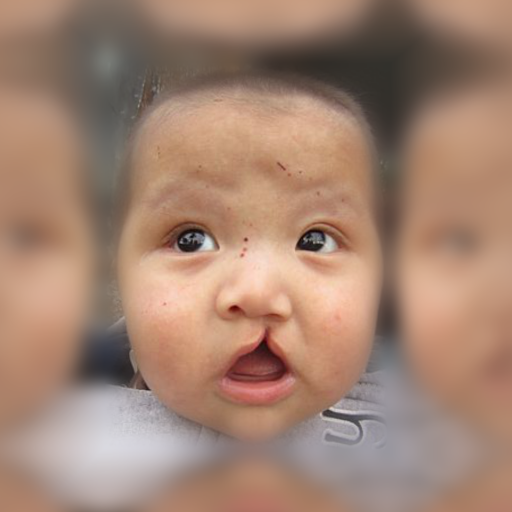
#> input picture examples/1.png, 1024 x 1024 px, found by its file name (shown at 1/2 size)
$ python pixelwise_subtraction.py
#> lines starting #> are read from the running program, lines starting #| are printed output that depends on the picture; pictures that were not available may be replaced by others from this repository, and a replacement may not be noted
# Pixel Wise Subtraction Functions

import numpy as np
from skimage import io
import cv2


def morph_erosion(img):
    """
    Do Morphological Erosion on the Image

    Parameters
    ----------
    img: Image to eroded

    Returns
    -------
    eroded_img: Image after morphological erosion
    """

    h, w = img.shape

    # Create a numpy array to store the eroded image
    eroded_img = np.zeros((h, w), np.uint8)

    for row in range(1, h - 1):#0 to h - 1
        for col in range(1, w - 1):
            # Get the 3x3 neighborhood of the current pixel. There will be three 3x3 matrices - one for each channel
            neighborhood = img[row-1:row+2, col-1:col+2]

            # Find the minimum value for each channel in the neighborhood. Three min values will be output.
            min_values = np.min(neighborhood, axis=(0, 1))

            # Set the values of the current pixel in the eroded image to the minimum values
            eroded_img[row, col] = min_values
    return eroded_img


def Pxl_score(path1: str, path2: str) -> float:
    """
    Calculate Pixel-wise subtraction score. Function also does morphological
    erosion on image and normalizes the score from 1-7.

    Parameters
    ----------
    path1: Image path of first image

    path2: Image path of second image

    Returns
    -------
    score: Severity Rating Score
    """
#> called with path1 = 'Abdulla/13_images/cleft/1.png', path2 = 'Abdulla/11_images/Standard_mask1.png'

    image1 = io.imread(path1)
#> image1 is the input picture: shape (1024, 1024, 3); mean R, G, B 163.1, 131.2, 113.7
    image2 = io.imread(path2)
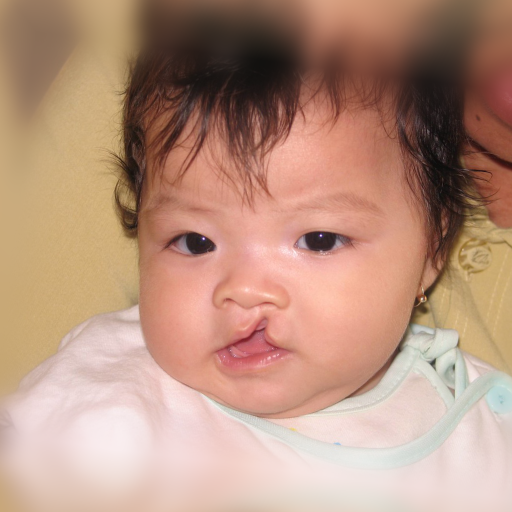
#> input picture examples/12.png, 1024 x 1024 px, given in place of Standard_mask1.png, which was not available (shown at 1/2 size)
#> image2 is the input picture: shape (1024, 1024, 3); mean R, G, B 184.1, 146.6, 127.3

    assert image1.shape == image2.shape, "Images must have the same dimensions"

    difference_image = cv2.absdiff(image1, image2)
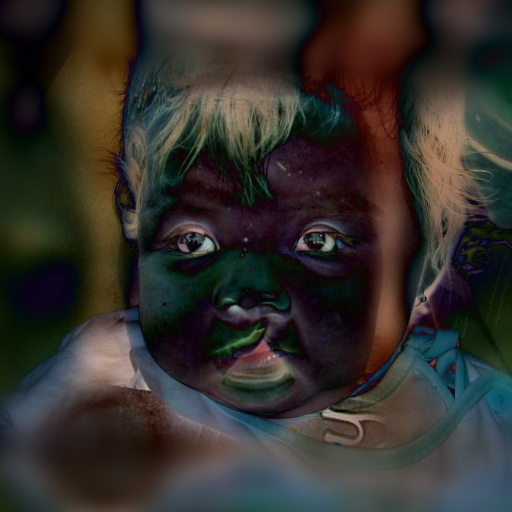
#> difference_image: shape (1024, 1024, 3) (shown at 1/2 size); mean R, G, B 51.9, 48.5, 44

    blue, green, red = cv2.split(difference_image)
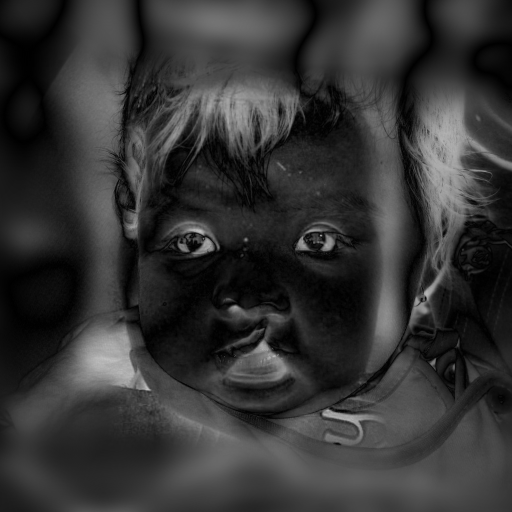
#> blue: shape (1024, 1024) (shown at 1/2 size); min 0, max 201, mean 51.9
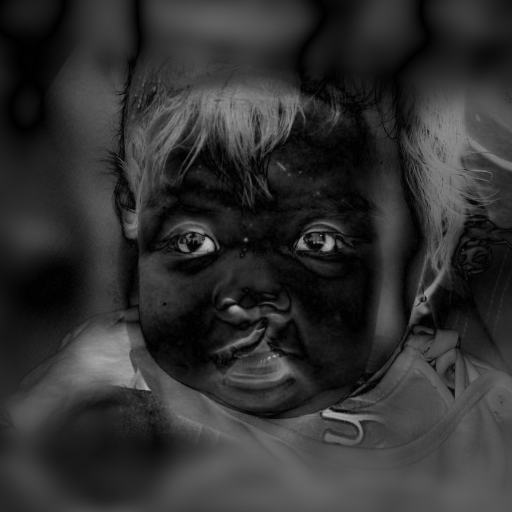
#> green: shape (1024, 1024) (shown at 1/2 size); min 0, max 191, mean 48.5
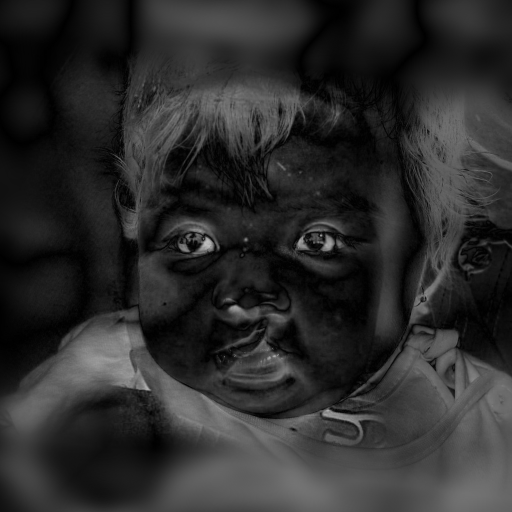
#> red: shape (1024, 1024) (shown at 1/2 size); min 0, max 192, mean 44

    meroded_blue=morph_erosion(blue)
    meroded_green=morph_erosion(green)
    meroded_red=morph_erosion(red)

    merged_img=cv2.merge((meroded_blue, meroded_green, meroded_red))

    masksize=60866

    #Calculating the score
    squared_img = cv2.multiply(merged_img, merged_img)
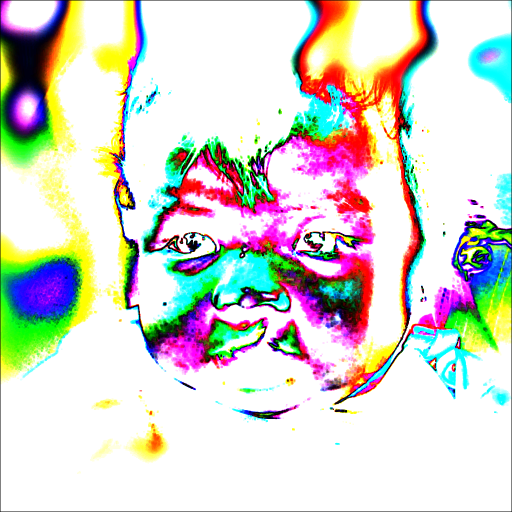
#> squared_img: shape (1024, 1024, 3) (shown at 1/2 size); mean R, G, B 213.5, 212.4, 204.5
    total_pixel_sum = cv2.sumElems(squared_img)
#> total_pixel_sum = (223889860, 222695553, 214448630, 0)
    total_pixel_sum=int(total_pixel_sum[0])
#> total_pixel_sum = 223889860
    mse=total_pixel_sum/masksize
#> mse = 3678.4
    rmse= np.sqrt(mse)
#> rmse = 60.65
    PxlSub = 1.15-(np.log10(rmse))
#> PxlSub = -0.633
    score = 7*((PxlSub - 0) / (0.35 - 0))
#> score = -12.66

    return score

if __name__ == "__main__":
    name1="Abdulla/13_images/cleft/1.png"
    name2='Abdulla/11_images/Standard_mask1.png'

    x=Pxl_score(name1, name2)
#> x = -12.66
    print("{:.2f}".format(x))
#| -12.66
